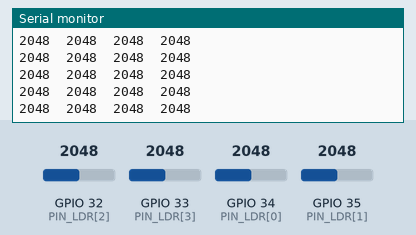
Recording of a sketch running on a simulated ESP32. Shown: the last lines printed to the serial monitor. Inputs (shaded band) come from the test bench; at power-on: GPIO 32 (PIN_LDR[2]) = 2048, GPIO 33 (PIN_LDR[3]) = 2048, GPIO 34 (PIN_LDR[0]) = 2048, GPIO 35 (PIN_LDR[1]) = 2048 (analog values on the 0–4095 scale).

Above: at 1.2 s.
1.3 s: GPIO 32 (PIN_LDR[2]) set to 2866
At 1.6 s:
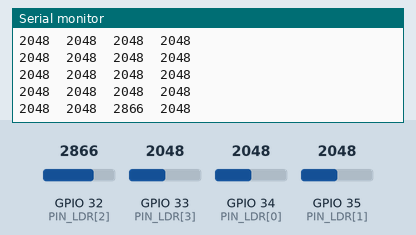
2.8 s: GPIO 33 (PIN_LDR[3]) set to 2866
At 2.98 s:
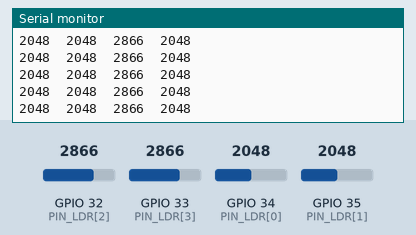
4.3 s: GPIO 34 (PIN_LDR[0]) set to 2866
At 4.37 s:
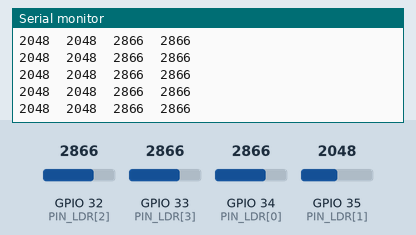
5.8 s: GPIO 35 (PIN_LDR[1]) set to 2866
At 6.03 s:
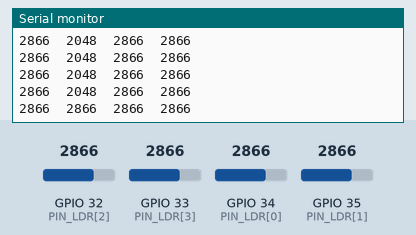
7.3 s: GPIO 32 (PIN_LDR[2]) set to 3972
At 7.41 s:
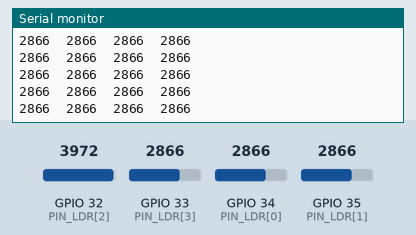
8.8 s: GPIO 33 (PIN_LDR[3]) set to 3972
At 9.07 s:
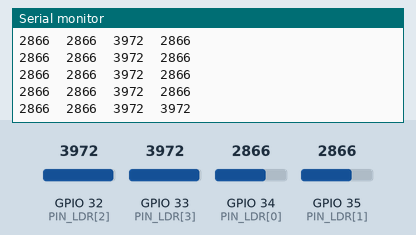
Timing chart, 0 to 11.3 s (numbered marks = the images above; inputs shaded):
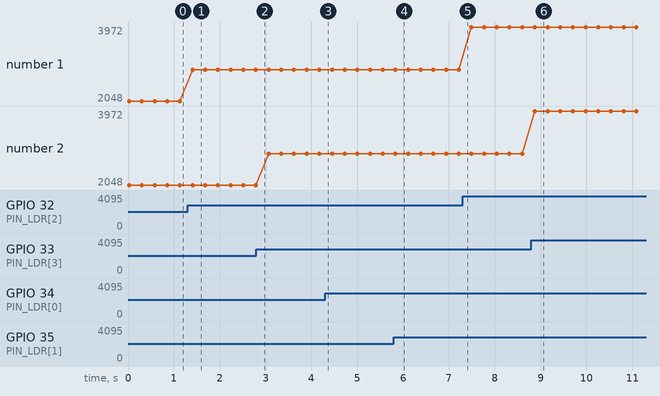

The sketch:

test_ldr.ino
```cpp
/*
  Nura Box - TEST 2: LDR (4 channels, ADC1 only). Arduino-ESP32 core 3.x.
  Open Serial Monitor at 115200. With ALL lids closed note the numbers, then open ONE lid and watch its column.
    - number goes DOWN when you open the lid  -> in the firmware keep  OPEN_IS_LOW = true   (fixed resistor to 3V3, LDR to GND)
    - number goes UP   when you open the lid  -> set                   OPEN_IS_LOW = false  (LDR to 3V3, fixed resistor to GND)
  A healthy channel changes by > 300 counts between closed and open. If the change is small: change the fixed resistor
  (aim for roughly sqrt(R_LDR_dark * R_LDR_light), usually 4.7k - 22k) or add a small light shield around the LDR.
  Never feed more than 3.3 V to these pins.
*/
static const uint8_t PIN_LDR[4] = {34, 35, 32, 33};

void setup() {
  Serial.begin(115200);
  analogReadResolution(12);
  for (uint8_t i = 0; i < 4; i++) analogSetPinAttenuation(PIN_LDR[i], ADC_11db);
  Serial.println("box1\tbox2\tbox3\tbox4");
}

void loop() {
  int v[4];
  for (uint8_t i = 0; i < 4; i++) {
    long s = 0;
    for (int k = 0; k < 16; k++) { s += analogRead(PIN_LDR[i]); delayMicroseconds(300); }
    v[i] = s / 16;
  }
  Serial.printf("%d\t%d\t%d\t%d\n", v[0], v[1], v[2], v[3]);
  delay(250);
}
```

Measured:
- after the input at 1.3 s, the serial monitor: prints a new line after 0.11 s (image 1)
- after the input at 5.8 s, the serial monitor: prints a new line at once (image 4)
- after the input at 8.8 s, the serial monitor: prints a new line after 0.07 s (image 6)
- plotted number 1: 2048 → 2866 after the input at 1.3 s, 2866 → 3972 after the input at 7.3 s
